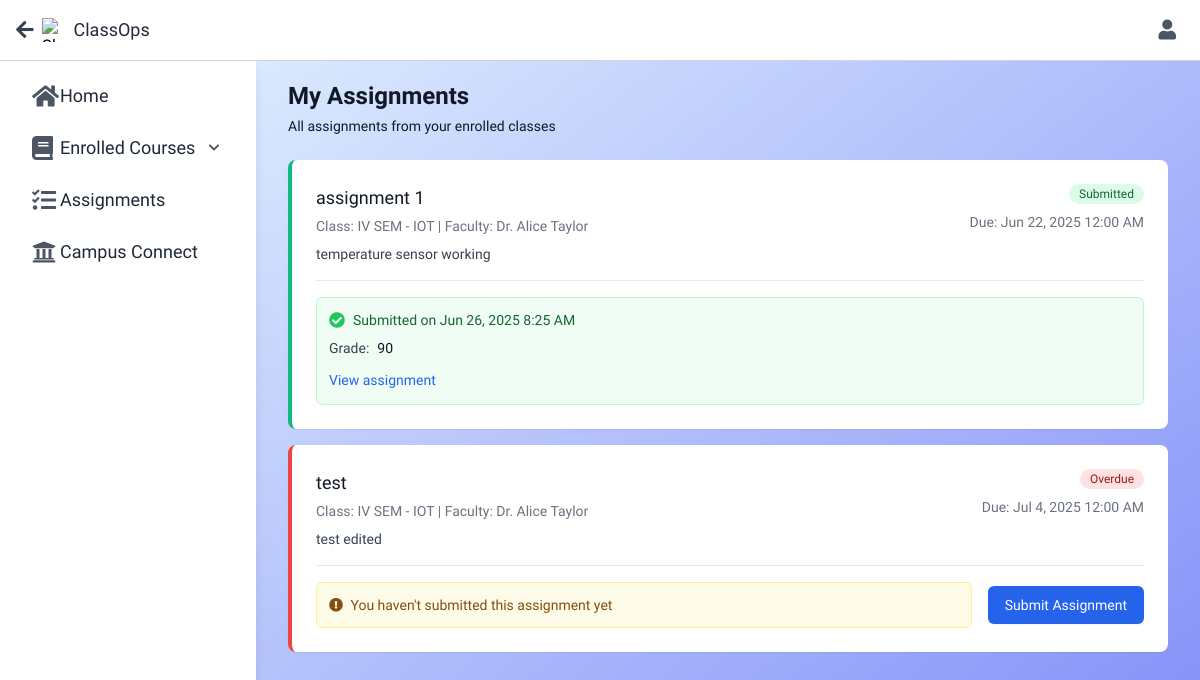
Page /app/modules/classops/student_assignments.php (signed in) on the committed database.
### tables this page shows
CREATE TABLE `classops_posts` (
  `post_id` int(11) NOT NULL,
  `class_id` int(11) NOT NULL,
  `faculty_empid` varchar(50) NOT NULL,
  `post_type` enum('announcement','material','assignment') NOT NULL,
  `title` varchar(200) NOT NULL,
  `content` text DEFAULT NULL,
  `due_date` date DEFAULT NULL,
  `posted_at` timestamp NOT NULL DEFAULT current_timestamp()
);

CREATE TABLE `classops_classes` (
  `class_id` int(11) NOT NULL,
  `class_code` varchar(10) NOT NULL,
  `title` varchar(100) NOT NULL,
  `section` varchar(50) DEFAULT NULL,
  `description` text DEFAULT NULL,
  `faculty_empid` varchar(50) NOT NULL,
  `thumbnail_url` text DEFAULT NULL,
  `created_at` timestamp NOT NULL DEFAULT current_timestamp()
);

CREATE TABLE `faculty` (
  `employee_id` varchar(50) NOT NULL,
  `name` varchar(100) NOT NULL,
  `email` varchar(100) NOT NULL,
  `password` varchar(255) NOT NULL,
  `dept_code` varchar(10) NOT NULL
);

CREATE TABLE `classops_submissions` (
  `submission_id` int(11) NOT NULL,
  `post_id` int(11) NOT NULL,
  `student_usn` varchar(20) NOT NULL,
  `submitted_at` timestamp NOT NULL DEFAULT current_timestamp(),
  `submission_file_name` varchar(255) DEFAULT NULL,
  `submission_file_type` varchar(100) DEFAULT NULL,
  `submission_file_data` longblob DEFAULT NULL,
  `remarks` text DEFAULT NULL,
  `grade` varchar(20) DEFAULT NULL
);

### app/modules/classops/student_assignments.php (the view, shortened to what this page needs)
<?php
$auth = verifySession();
$servername = "localhost";
$username = "root";
$password = "";
$dbname = "college_ipm_system";
$port = 3307;
$conn = new mysqli($servername, $username, $password, $dbname, $port);
$stmt = $conn->prepare("
    SELECT
        p.post_id,
        p.title as assignment_title,
        p.content as assignment_description,
        p.due_date,
        p.posted_at,
        c.class_id,
        c.title as class_title,
        f.name as faculty_name,
        s.submission_id,
        s.submitted_at,
        s.grade,
        s.remarks as feedback
    FROM
        classops_posts p
    JOIN
        classops_classes c ON p.class_id = c.class_id
    JOIN
        faculty f ON c.faculty_empid = f.employee_id
    LEFT JOIN
        classops_submissions s ON p.post_id = s.post_id AND s.student_usn = ?
    JOIN
        classops_enrollments e ON c.class_id = e.class_id AND e.student_usn = ?
    WHERE
        p.post_type = 'assignment'
    ORDER BY
        p.due_date ASC, c.title ASC
");
$stmt->bind_param("ss", $auth['id'], $auth['id']);
$stmt->execute();
$result = $stmt->get_result();
$assignments = $result->fetch_all(MYSQLI_ASSOC);
?>
<!DOCTYPE html>
<html lang="en">
<head>
    <script src="https://cdn.tailwindcss.com"></script>
    <link href="https://cdnjs.cloudflare.com/ajax/libs/font-awesome/5.15.3/css/all.min.css" rel="stylesheet" />
</head>
<body class="bg-gradient-to-br from-blue-100 to-indigo-400">
    <header class="flex items-center justify-between px-4 py-2 border-b border-gray-300 bg-white">
        <div class="flex items-center space-x-2">
            <a href="classops_dashboard.php" class="flex items-center space-x-2">
                <i class="fas fa-arrow-left text-gray-700 text-xl"></i>
                <img alt="ClassOps logo" class="w-6 h-6"
                    src="https://storage.googleapis.com/a1aa/image/2b935d19-0d52-4a18-00cf-ad6246526972.jpg" />
                <span class="text-gray-800 text-lg select-none">ClassOps</span>
            </a>
        </div>
        <div class="flex items-center space-x-6">
            <div class="relative">
                <button aria-label="User" class="text-gray-700 text-2xl font-light leading-none focus:outline-none">
                    <i class="fas fa-user text-xl text-gray-600 px-2 py-2 hover:bg-gray-100 rounded-lg focus:outline-none"
                        id="user-icon"></i>
                </button>
            </div>
        </div>
    </header>
    <?php include __DIR__ . '/sidebar.php'; ?>
    <div id="mainContent" class="transition-all duration-300 bg-gradient-to-br from-blue-100 to-indigo-400">
        <main class="max-w-6xl mx-auto px-4 py-6 sm:px-6 lg:px-8">
            <div class="mb-6">
                <h1 class="text-2xl font-bold text-gray-900">
                    My Assignments
                </h1>
                <p class="text-sm text-gray-900 mt-1">
                    All assignments from your enrolled classes
                </p>
            </div>
            <div class="space-y-4">
                <?php if (empty($assignments)): ?>
                    <div class="bg-white rounded-lg shadow-sm p-6 text-center">
                        <i class="fas fa-tasks text-4xl text-gray-400 mb-3"></i>
                        <h3 class="text-lg font-medium text-gray-900">No assignments found</h3>
                        <p class="mt-1 text-sm text-gray-500">
                            You don't have any assignments in your enrolled classes
                        </p>
                    </div>
                <?php else: ?>
                    <?php foreach ($assignments as $assignment): ?>
                        <?php
                        $statusClass = '';
                        $statusText = '';
                        $dueDate = new DateTime($assignment['due_date']);
                        $now = new DateTime();
                        if ($assignment['submitted_at']) {
                            $statusClass = 'submitted';
                            $statusText = 'Submitted';
                        } elseif ($now > $dueDate) {
                            $statusClass = 'overdue';
                            $statusText = 'Overdue';
                        } elseif ($dueDate->diff($now)->days <= 3) {
                            $statusClass = 'due-soon';
                            $statusText = 'Due soon';
                        } else {
                            $statusText = 'Pending';
                        }
                        ?>
                        <div class="bg-white rounded-lg shadow-sm assignment-card <?php echo $statusClass; ?>">
                            <div class="p-6">
                                <div class="flex justify-between items-start">
                                    <div>
                                        <h2 class="text-lg font-medium text-gray-900">
                                            <?php echo htmlspecialchars($assignment['assignment_title']); ?>
                                        </h2>
                                        <p class="text-sm text-gray-500 mt-1">
                                            Class: <?php echo htmlspecialchars($assignment['class_title']); ?> |
                                            Faculty: <?php echo htmlspecialchars($assignment['faculty_name']); ?>
                                        </p>
                                        <p class="text-sm text-gray-700 mt-2">
                                            <?php echo nl2br(htmlspecialchars($assignment['assignment_description'])); ?>
                                        </p>
                                    </div>
                                    <div class="flex flex-col items-end">
                                        <span class="inline-flex items-center px-2.5 py-0.5 rounded-full text-xs font-medium
                                        <?php echo $statusClass === 'submitted' ? 'bg-green-100 text-green-800' : ''; ?>
                                        <?php echo $statusClass === 'overdue' ? 'bg-red-100 text-red-800' : ''; ?>
                                        <?php echo $statusClass === 'due-soon' ? 'bg-yellow-100 text-yellow-800' : ''; ?>
                                        <?php echo empty($statusClass) ? 'bg-gray-100 text-gray-800' : ''; ?>">
                                            <?php echo $statusText; ?>
                                        </span>
                                        <p class="text-sm text-gray-500 mt-2">
                                            Due: <?php echo date('M j, Y g:i A', strtotime($assignment['due_date'])); ?>
                                        </p>
                                    </div>
                                </div>
                                <div class="mt-4 pt-4 border-t border-gray-200">
                                    <?php if ($assignment['submitted_at']): ?>
                                        <div class="bg-green-50 border border-green-200 rounded-md p-3">
                                            <div class="flex items-center">
                                                <i class="fas fa-check-circle text-green-500 mr-2"></i>
                                                <span class="text-sm font-medium text-green-800">
                                                    Submitted on
                                                    <?php echo date('M j, Y g:i A', strtotime($assignment['submitted_at'])); ?>
                                                </span>
                                            </div>
                                            <?php if ($assignment['grade']): ?>
                                                <div class="mt-2 flex items-center">
                                                    <span class="text-sm font-medium text-gray-700 mr-2">Grade:</span>
                                                    <span class="text-sm font-medium text-gray-900">
                                                        <?php echo htmlspecialchars($assignment['grade']); ?>
                                                    </span>
                                                </div>
                                            <?php endif; ?>
                                            <a href="class_view.php?id=<?php echo $assignment['class_id']; ?>#post-<?php echo $assignment['post_id']; ?>"
                                                class="mt-3 inline-block text-sm font-medium text-blue-600 hover:text-blue-500">
                                                View assignment
                                            </a>
                                        </div>
                                    <?php else: ?>
                                        <div class="flex justify-between items-center">
                                            <div class="bg-yellow-50 border border-yellow-200 rounded-md p-3 flex-1 mr-4">
                                                <p class="text-sm text-yellow-800">
                                                    <i class="fas fa-exclamation-circle mr-1"></i>
                                                    You haven't submitted this assignment yet
                                                </p>
                                            </div>
                                            <a href="class_view.php?id=<?php echo $assignment['class_id']; ?>#post-<?php echo $assignment['post_id']; ?>"
                                                class="inline-flex items-center px-4 py-2 border border-transparent text-sm font-medium rounded-md shadow-sm text-white bg-blue-600 hover:bg-blue-700 focus:outline-none">
                                                Submit Assignment
                                            </a>
                                        </div>
                                    <?php endif; ?>
                                </div>
                            </div>
                        </div>
                    <?php endforeach; ?>
                <?php endif; ?>
            </div>
        </main>
    </div>
</body>
</html>

### app/modules/classops/student_assignments.php (style rules this page uses)
body { font-family: 'Google Sans', Arial, sans-serif; }
.assignment-card { transition: all 0.2s ease; }
.overdue { border-left: 4px solid #ef4444; }
.submitted { border-left: 4px solid #10b981; }
header { position: fixed; top: 0; left: 0; right: 0; z-index: 50; }
#mainContent { position: fixed; top: 56px; left: 16rem; right: 0; bottom: 0; overflow-y: auto; }

### rows in the picture
classops_posts: title "assignment 1", class.title "IV SEM - IOT", faculty_empid.name "Dr. Alice Taylor", content "temperature sensor working", classops_submissions.submitted_at "Submitted", due_date "Jun 22, 2025 12:00 AM", classops_submissions.submitted_at "Jun 26, 2025 8:25 AM", classops_submissions.grade "90"
classops_posts: title "test", class.title "IV SEM - IOT", faculty_empid.name "Dr. Alice Taylor", content "test edited", statusText "Overdue", due_date "Jul 4, 2025 12:00 AM"
